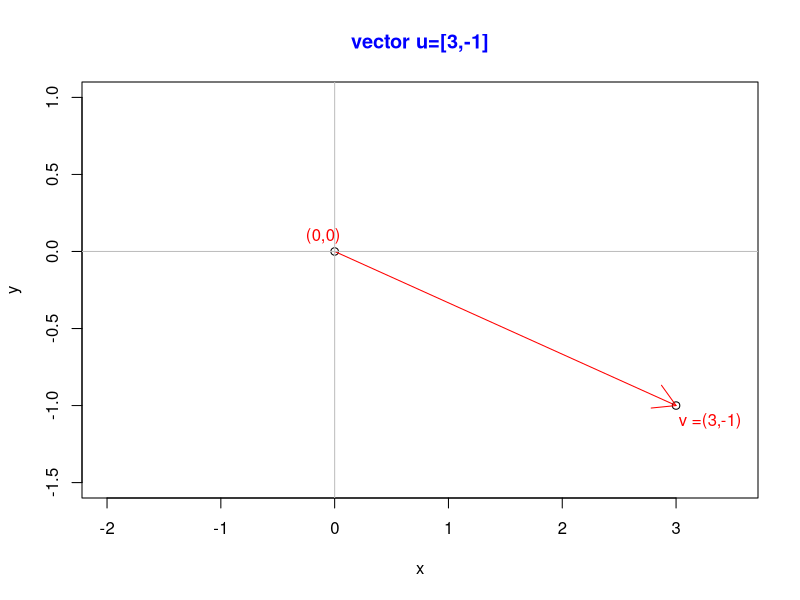
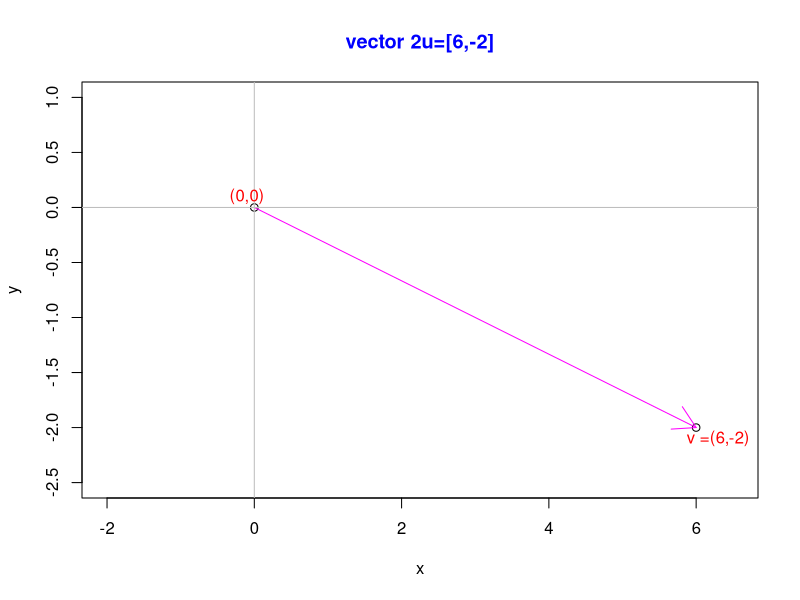
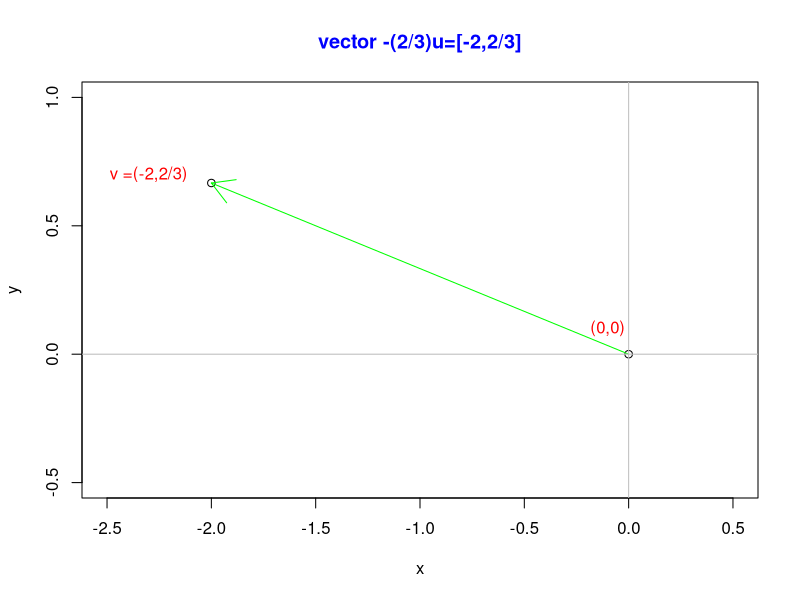

Write R code to recreate these figures, in order.
## ---- chunk 1
etiquetas <- c('(0,0)', 'v =(3,-1)' )
plot(c(0,3),c(0,-1), xlab = 'x', ylab='y', main="vector u=[3,-1]", ylim = c(-1.5,1.0), xlim = c(-2,3.5), col.main='blue')
arrows(0,0,3,-1, col = 'red' )
abline(h=0, v=0, col= 'gray')
#arrows(0,0,2.5,0, col = 'gray')
#arrows(2.5,0,2.5,1.5, col = 'gray' )
text(c(-0.1,3.3),c(0.1,-1.1),etiquetas,col='red')
## ---- chunk 2
etiquetas <- c('(0,0)', 'v =(6,-2)' )
plot(c(0,6),c(0,-2), xlab = 'x', ylab='y', main="vector 2u=[6,-2]", ylim = c(-2.5,1.0), xlim = c(-2,6.5), col.main='blue')
arrows(0,0,6,-2, col = 'magenta' )
abline(h=0, v=0, col= 'gray')
#arrows(0,0,2.5,0, col = 'gray')
#arrows(2.5,0,2.5,1.5, col = 'gray' )
text(c(-0.1,6.3),c(0.1,-2.1),etiquetas,col='red')
## ---- chunk 3
etiquetas <- c('(0,0)', 'v =(-2,2/3)' )
plot(c(0,-2),c(0,2/3), xlab = 'x', ylab='y', main="vector -(2/3)u=[-2,2/3]", ylim = c(-0.5,1.0), xlim = c(-2.5,0.5), col.main='blue')
arrows(0,0,-2,2/3, col = 'green' )
abline(h=0, v=0, col= 'gray')
#arrows(0,0,2.5,0, col = 'gray')
#arrows(2.5,0,2.5,1.5, col = 'gray' )
text(c(-0.1,-2.3),c(0.1,0.7),etiquetas,col='red')
## ---- chunk 4
longitud_vector <- sqrt(3^2+(-1)^2)
cat('longitud del vector w(3,-1):', longitud_vector, 'unidades')
## ---- chunk 5
longitud_vector_unitario <- sqrt((3/sqrt(10))^2+(-1/sqrt(10))^2)
cat('longitud del vector w(3/3.16,-1/3.16):', longitud_vector_unitario, 'unidades')
